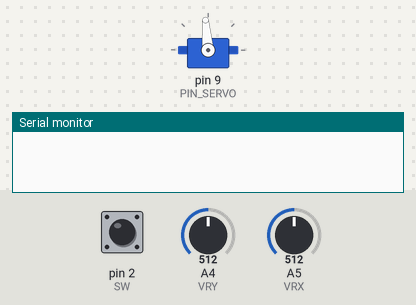
Simulated run of this sketch. Board: Arduino Uno, built with avr-gcc and run on an emulated ATmega328P. Shown: servo, the last lines printed to the serial monitor. Inputs (shaded band) come from the test bench; at power-on: A4 (VRY) = 512, pin 2 (SW) HIGH, A5 (VRX) = 512.

Above: at 1.2 s.
1.3 s: A4 (VRY) set to 306
At 2.4 s:
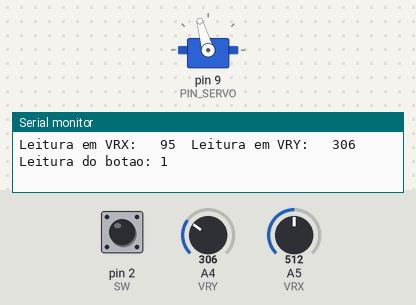
2.8 s: A4 (VRY) set to 0
At 3.2 s:
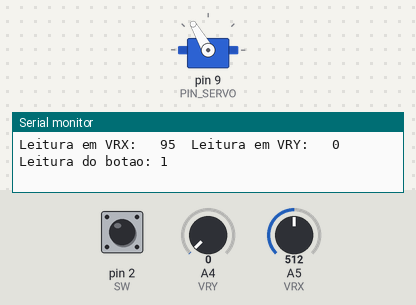
4.3 s: pin 2 (SW) pulled LOW for 0.15 s
At 5.5 s:
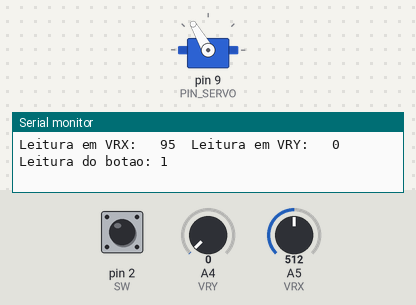
7.4 s: pin 2 (SW) pulled LOW for 3.2 s
At 8.5 s:
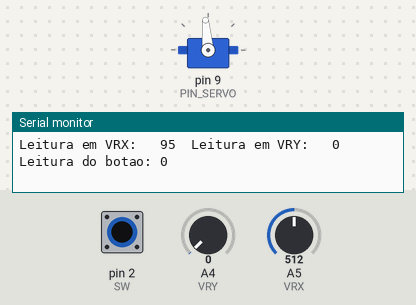
12.1 s: pin 2 (SW) pulled LOW for 1 s
At 13.8 s:
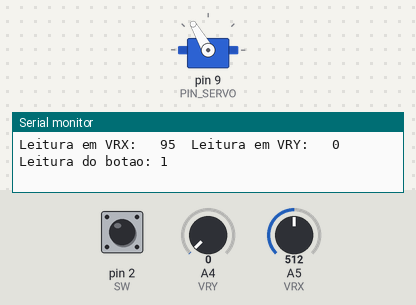
16.1 s: pin 2 (SW) pulsed LOW 2 times (0.12 s each, 0.3 s apart)
At 16.36 s:
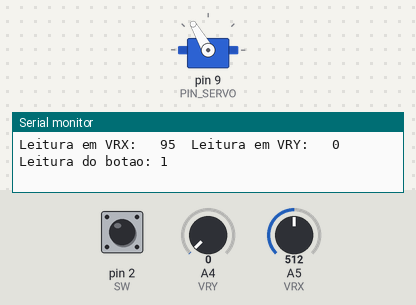
Timing chart, 0 to 19.1 s (numbered marks = the images above; inputs shaded):
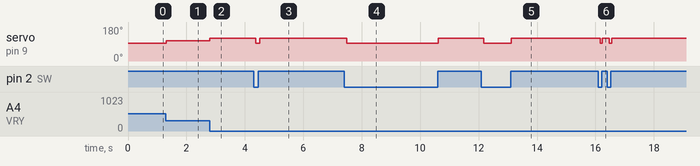

Measured:
- after the input at 1.3 s, servo on pin 9 (PIN_SERVO): 95° → 106° at once
- after the input at 2.8 s, servo on pin 9 (PIN_SERVO): 106° → 120° at once
- after the input at 4.3 s, servo on pin 9 (PIN_SERVO): 120° → 95° after 0.07 s, → 120° 0.14 s later
- after the input at 7.4 s, servo on pin 9 (PIN_SERVO): 120° → 95° after 0.09 s, → 120° 3.1 s later
- after the input at 12.1 s, servo on pin 9 (PIN_SERVO): 120° → 95° after 0.07 s, → 120° 0.95 s later
- after the input at 16.1 s, servo on pin 9 (PIN_SERVO): alternates 120° for 0.24 s and 95° for 0.07 s, 4 changes in all, then stays 120°, starting after 0.07 s

The sketch:

Projeto_Joystick_Sensor.ino
```cpp
#include <Servo.h> //Inclui biblioteca para servo motor

const int SW = 2; // Pino para o botão do joystick
const int PIN_SERVO = 9; // Pino de comandos para o servo motor
const int VRY = A4; // Pino para leitura do eixo X
const int VRX = A5; // Pino para leitura do eixo Y

const int CLOSE = 120; // Limite de fechamento do servo
const int OPEN = 70; // Limite de abertura do servo

int leitura_vrx; // Variável de armazenamento do Eixo X
int leitura_vry; // Variável de armazenamento do Eixo Y
int leitura_sw; // Variável de armazenamento da leitura do botão
int posi_atual = 520; // Variável de referência
boolean abrir = 0; // Variável de sentido.
boolean fechar = 0; // Variável de sentido.

Servo servo_motor;

void setup() {
  Serial.begin(9600);
  pinMode(VRX, INPUT);
  pinMode(VRY, INPUT);
  pinMode(SW, INPUT_PULLUP);
  servo_motor.attach(PIN_SERVO);
}

void loop() {

  leitura_vry = analogRead(VRY);
  leitura_vrx = analogRead(VRX);
  leitura_vrx = map(leitura_vrx, 0, 1023, CLOSE, OPEN);  // Converte valor do potenciometro
  servo_motor.write(leitura_vrx); // Aciona servo motor, com base na leitura do eixo x
  delay(10);

  //Verificação da posição do joytick
  if (leitura_vry >= 550) {
    abrir = 1; // Seta a flag caso o movimento do joystick indicar uma tendencia de abertura
  }
  else if (leitura_vry <= 490) {
    fechar = 1; // Seta a flag caso o movimento do joystick indicar uma tendencia de fechamento
  }
  while (abrir == 1) { // Executa os comando que estiverem dentro das chaves
    leitura_vry = analogRead(VRY);
    leitura_sw = digitalRead(SW);

    if (leitura_sw == HIGH) { // Verifica o botão
      // Verifica a posição da garra
      if (leitura_vry > posi_atual) { // Se a posição da garra for maior que a posição anterior
        posi_atual = leitura_vry; // Atualiza a varivel de posição
        leitura_vry = map(leitura_vry, 0, 1023, CLOSE, OPEN);
        servo_motor.write(leitura_vry);
      }
    }
    // Atualiza a flag e a posiçao da garra se o botao for pressionado
    else {
      abrir = 0;
      posi_atual = 520;
    }
  }

  while (fechar == 1) { // Executa os comando que estiverem dentro das chaves
    leitura_vry = analogRead(VRY);
    leitura_sw = digitalRead(SW);

    if (leitura_sw == HIGH) { // Verifica o botão
      // Verifica a posição da garra
      if (leitura_vry < posi_atual) { // Se a posição da garra for maior que a posição anterior
        posi_atual = leitura_vry; // Atualiza a varivel de posição
        leitura_vry = map(leitura_vry, 0, 1023, CLOSE, OPEN);
        servo_motor.write(leitura_vry);
      }
    }
    // Atualiza a flag e a posiçao da garra se o botao for pressionado
    else {
      fechar = 0;
      posi_atual = 520;
    }

  Serial.print("Leitura em VRX: ");
  Serial.print("\t");
  Serial.print(leitura_vrx);
  Serial.print("\t");
  Serial.print("Leitura em VRY: ");
  Serial.print("\t");
  Serial.print(leitura_vry);
  Serial.print("\t");
  Serial.print("Leitura do botao: ");
  Serial.println(leitura_sw);

  delay(10);
  }

}
```
